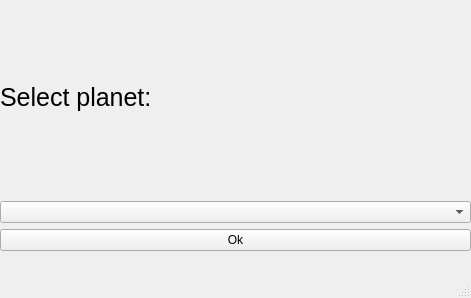
<?xml version="1.0" encoding="UTF-8"?>
<ui version="4.0">
 <class>MainWindow</class>
 <widget class="QMainWindow" name="MainWindow">
  <property name="geometry">
   <rect>
    <x>0</x>
    <y>0</y>
    <width>471</width>
    <height>298</height>
   </rect>
  </property>
  <property name="windowTitle">
   <string>MainWindow</string>
  </property>
  <widget class="QWidget" name="centralwidget">
   <widget class="QWidget" name="gridLayoutWidget">
    <property name="geometry">
     <rect>
      <x>0</x>
      <y>0</y>
      <width>471</width>
      <height>251</height>
     </rect>
    </property>
    <layout class="QGridLayout" name="gridLayout">
     <item row="0" column="0">
      <widget class="QLabel" name="label">
       <property name="font">
        <font>
         <pointsize>19</pointsize>
         <weight>50</weight>
         <italic>false</italic>
         <bold>false</bold>
         <underline>false</underline>
         <strikeout>false</strikeout>
        </font>
       </property>
       <property name="text">
        <string>Select planet:</string>
       </property>
      </widget>
     </item>
     <item row="1" column="0">
      <widget class="QComboBox" name="comboBox"/>
     </item>
     <item row="2" column="0">
      <widget class="QPushButton" name="pushButton">
       <property name="text">
        <string>Ok</string>
       </property>
      </widget>
     </item>
    </layout>
   </widget>
  </widget>
  <widget class="QMenuBar" name="menubar">
   <property name="geometry">
    <rect>
     <x>0</x>
     <y>0</y>
     <width>471</width>
     <height>21</height>
    </rect>
   </property>
  </widget>
  <widget class="QStatusBar" name="statusbar"/>
 </widget>
 <resources/>
 <connections/>
</ui>
